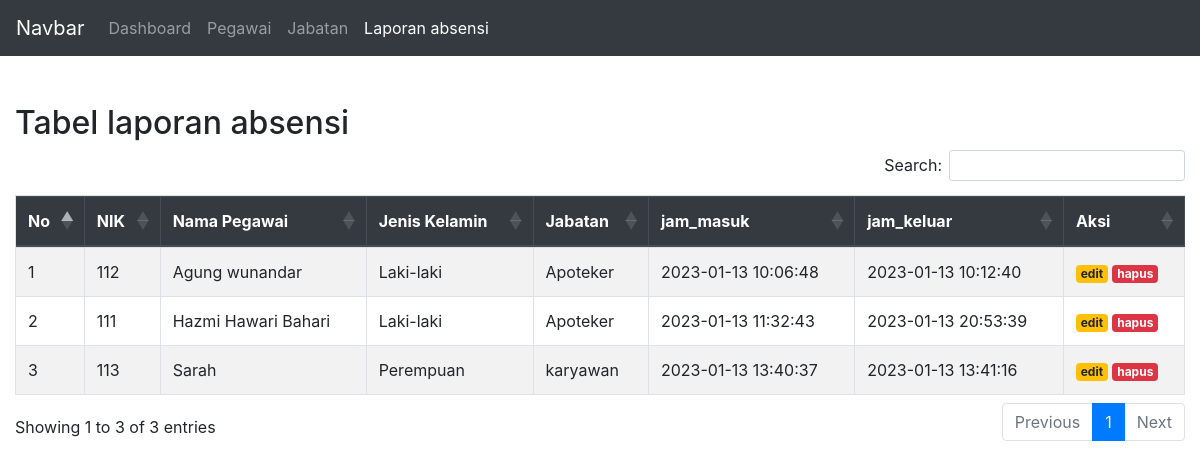
Screenshot of /index.php/admin/laporan_absensi with the database file from the repository.
### tables this page shows
CREATE TABLE `pegawai` (
  `nik` int(11) NOT NULL,
  `nama_pegawai` varchar(255) NOT NULL,
  `jenis_kelamin` varchar(25) NOT NULL,
  `id_jabatan` int(11) NOT NULL,
  `no_telepon` varchar(13) NOT NULL,
  `alamat` varchar(255) NOT NULL
);

CREATE TABLE `jabatan` (
  `id_jabatan` int(11) NOT NULL,
  `nama_jabatan` varchar(255) NOT NULL,
  `jam_kerja` int(2) NOT NULL
);

CREATE TABLE `absensi` (
  `id_absensi` int(11) NOT NULL,
  `nik_karyawan` int(11) NOT NULL,
  `tgl_absensi` date NOT NULL,
  `jam_masuk` datetime NOT NULL,
  `jam_keluar` datetime NOT NULL
);

### application/controllers/Admin.php (called while the page is built, shortened)
<?php
class Admin extends CI_Controller {
    public function laporan_absensi(){
        $data['absensi'] = $this->Absensi_models->laporan_absensi();
        $this->load->view('tbl_absensi', $data);
    }
    }

### index.php (called while the page is built, shortened)
<?php
require_once BASEPATH.'core/CodeIgniter.php';

### application/models/Absensi_models.php (called while the page is built, shortened)
<?php
class Absensi_models extends CI_Model
{
    public function laporan_absensi(){
        $this->db->select('jabatan.*, pegawai.nik, pegawai.nama_pegawai, pegawai.nama_pegawai, pegawai.jenis_kelamin, absensi.jam_masuk, absensi.jam_keluar');
        $this->db->from('pegawai');
        $this->db->join('jabatan', 'pegawai.id_jabatan = jabatan.id_jabatan');
        $this->db->join('absensi', 'absensi.nik_karyawan = pegawai.nik');
        $query = $this->db->get();
        return $query->result_array();
    }
}

### application/views/tbl_absensi.php (the view, shortened to what this page needs)
<!doctype html>
<html lang="en">
  <head>
    <link rel="stylesheet" href="https://cdn.jsdelivr.net/npm/bootstrap@4.6.2/dist/css/bootstrap.min.css">
    <link rel="stylesheet" type="text/css" href="https://cdn.datatables.net/1.13.1/css/dataTables.bootstrap4.min.css">
    </head>
    <body>
    <nav class="navbar navbar-expand-lg navbar-dark bg-dark">
    <a class="navbar-brand" href="#">Navbar</a>
    <div class="collapse navbar-collapse" id="navbarNavAltMarkup">
        <div class="navbar-nav">
        <a class="nav-link " href="<?= base_url('Admin') ?>">Dashboard </a>
        <a class="nav-link " href="<?= base_url('Admin/pegawai') ?>">Pegawai </a>
        <a class="nav-link " href="<?= base_url('Admin/jabatan') ?>">Jabatan</a>
        <a class="nav-link active" href="<?= base_url('Admin/laporan_absensi') ?>">Laporan absensi <span class="sr-only">(current)</span></a>
        </div>
    </div>
    </nav>
    <div class="container-fluid mt-5">
        <h2>Tabel laporan absensi</h2>
    <table id="example" class="table table-striped table-bordered" style="width:100%">
        <thead class="thead-dark">
            <tr>
            <th scope="col">No</th>
            <th scope="col">NIK</th>
            <th scope="col">Nama Pegawai</th>
            <th scope="col">Jenis Kelamin</th>
            <th scope="col">Jabatan</th>
            <th scope="col">jam_masuk</th>
            <th scope="col">jam_keluar</th>
            <th scope="col">Aksi</th>
            </tr>
        </thead>
        <tbody>
            <?php $i = 1; ?>
                <?php foreach ($absensi as $a) : ?>
                <tr>
                    <td><?= $i; ?></td>
                    <td><?= $a['nik']; ?></td>
                    <td><?= $a['nama_pegawai']; ?></td>
                    <td><?= $a['jenis_kelamin']; ?></td>
                    <td><?= $a['nama_jabatan']; ?></td>
                    <td><?= $a['jam_masuk']; ?></td>
                    <td><?= $a['jam_keluar']; ?></td>
                    <td>
                        <a href="#" class="badge badge-warning">edit</a>
                        <a href="#" class="badge badge-danger alert_notif">hapus</a>
                    </td>
                </tr>
                <?php $i++; ?>
            <?php endforeach; ?>
        </tbody>
    </table>
    </div>
</body>
</html>

### rows the page displays
pegawai: nik "112", nama_pegawai "Agung wunandar", jenis_kelamin "Laki-laki", id_jabatan.nama_jabatan "Apoteker", absensi.jam_masuk "2023-01-13 10:06:48", absensi.jam_keluar "2023-01-13 10:12:40"
pegawai: nik "111", nama_pegawai "Hazmi Hawari Bahari", jenis_kelamin "Laki-laki", id_jabatan.nama_jabatan "Apoteker", absensi.jam_masuk "2023-01-13 11:32:43", absensi.jam_keluar "2023-01-13 20:53:39"
pegawai: nik "113", nama_pegawai "Sarah", jenis_kelamin "Perempuan", id_jabatan.nama_jabatan "karyawan", absensi.jam_masuk "2023-01-13 13:40:37", absensi.jam_keluar "2023-01-13 13:41:16"
